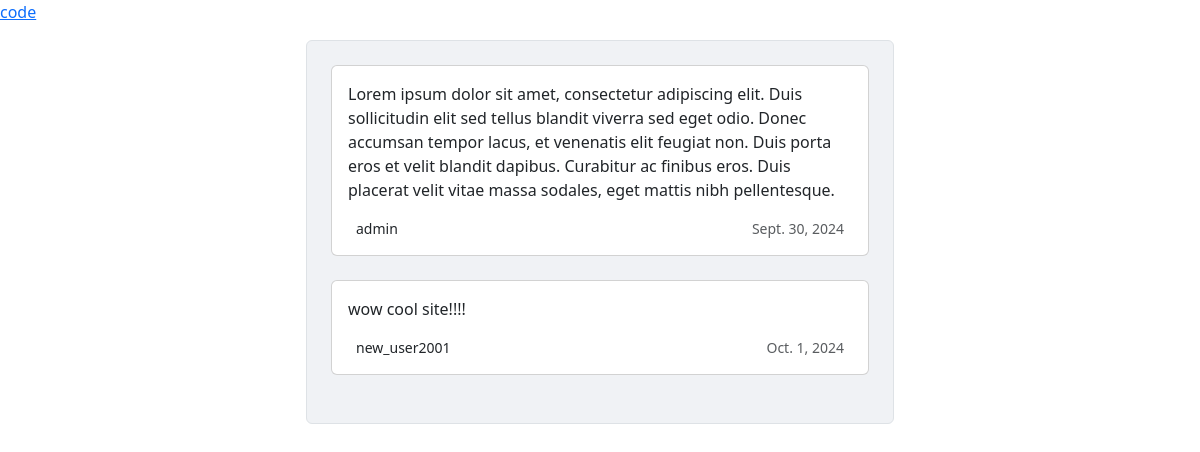
The page / on the database its author committed.
### myapp/models.py (models this page shows)
class Review(models.Model):
    username = models.CharField(max_length=20)
    text = models.TextField()
    date = models.DateField(auto_created=True)

### myapp/views.py (the view)
# urls.py: path("", views.main_page, name="main_page"),
def main_page(request):
    reviews = Review.objects.all()
    context = {
        'reviews': reviews,
    }
    return render(
        request,
        template_name="index.html",
        context=context
    )

### templates/index.html (shortened to what this page needs)
<!DOCTYPE html>
<html>
<head>
    <link href="https://cdn.jsdelivr.net/npm/bootstrap@5.3.3/dist/css/bootstrap.min.css" rel="stylesheet">
</head>
<body>
    <a href="https://mdbootstrap.com/docs/standard/extended/comments/">code</a><p></p>
    <div class="row d-flex justify-content-center">
        <div class="col-md-8 col-lg-6">
          <div class="card shadow-0 border" style="background-color: #f0f2f5;">
            <div class="card-body p-4">
            {%for review in reviews%}
              <div class="card">
                <div class="card-body">
                  <p>{{review.text}}</p>
                  <div class="d-flex justify-content-between">
                    <div class="d-flex flex-row align-items-center">
                      <p class="small mb-0 ms-2">{{review.username}}</p>
                    </div>
                    <div class="d-flex flex-row align-items-center">
                      <p class="small text-muted mb-0">{{review.date}}</p>
                    </div>
                  </div>
                </div>
              </div>
              <br>
            {%endfor%}
            </div>
          </div>
        </div>
      </div>
</body>
</html>

### rows shown on the page
Review: text "Lorem ipsum dolor sit amet, consectetur adipiscing elit. Duis sollicitudin elit sed tellus blandit viverra sed eget odio. Donec accumsan tempor lacus, et venenatis elit feugiat non. Duis porta eros et velit blandit dapibus. Curabitur ac finibus eros. Duis placerat velit vitae massa sodales, eget mattis nibh pellentesque.", username "admin", date "Sept. 30, 2024"
Review: text "wow cool site!!!!", username "new_user2001", date "Oct. 1, 2024"
